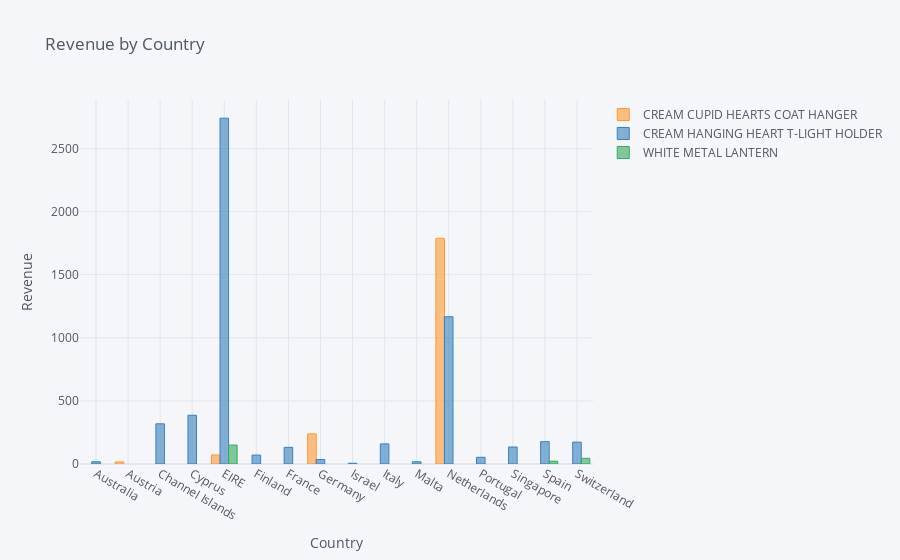

Write notebook code for a chart like this one.
### Code cell
df['Description'].unique()

prod = ['CREAM HANGING HEART T-LIGHT HOLDER', 
            'WHITE METAL LANTERN',
            'CREAM CUPID HEARTS COAT HANGER']

data5 = df.loc[df.Description.isin(prod)]
data5 = data5[data5.Country != 'United Kingdom']

data5 = data5.pivot_table(values = 'Revenue', columns = 'Description',
                      index = 'Country', aggfunc = 'sum')

data5.reset_index(inplace=True)


data5.iplot(kind = 'bar', x = 'Country', title = 'Revenue by Country',
            xTitle = 'Country', yTitle = 'Revenue')

### Figure 1 — Plotly figure (JSON) as saved in the notebook; plotly's stock layout.template omitted (floating-point values rounded to 4 significant figures)
{"data": [{"marker": {"color": "rgba(255, 153, 51, 0.6)", "line": {"color": "rgba(255, 153, 51, 1.0)", "width": 1}}, "name": "CREAM CUPID HEARTS COAT HANGER", "orientation": "v", "text": "", "type": "bar", "x": ["Australia", "Austria", "Channel Islands", "Cyprus", "EIRE", "Finland", "France", "Germany", "Israel", "Italy", "Malta", "Netherlands", "Portugal", "Singapore", "Spain", "Switzerland"], "y": ["", 16.6, "", "", 71.65, "", "", 238.4, "", "", "", 1789, "", "", "", ""]}, {"marker": {"color": "rgba(55, 128, 191, 0.6)", "line": {"color": "rgba(55, 128, 191, 1.0)", "width": 1}}, "name": "CREAM HANGING HEART T-LIGHT HOLDER", "orientation": "v", "text": "", "type": "bar", "x": ["Australia", "Austria", "Channel Islands", "Cyprus", "EIRE", "Finland", "France", "Germany", "Israel", "Italy", "Malta", "Netherlands", "Portugal", "Singapore", "Spain", "Switzerland"], "y": [17.7, "", 318.6, 386.4, 2741.0, 70.8, 131.8, 35.4, 5.9, 159.3, 17.7, 1167, 53.1, 134.7, 177.0, 173.4]}, {"marker": {"color": "rgba(50, 171, 96, 0.6)", "line": {"color": "rgba(50, 171, 96, 1.0)", "width": 1}}, "name": "WHITE METAL LANTERN", "orientation": "v", "text": "", "type": "bar", "x": ["Australia", "Austria", "Channel Islands", "Cyprus", "EIRE", "Finland", "France", "Germany", "Israel", "Italy", "Malta", "Netherlands", "Portugal", "Singapore", "Spain", "Switzerland"], "y": ["", "", "", "", 150, "", "", "", "", "", "", "", "", "", 22.5, 45]}], "layout": {"legend": {"bgcolor": "#F5F6F9", "font": {"color": "#4D5663"}}, "paper_bgcolor": "#F5F6F9", "plot_bgcolor": "#F5F6F9", "title": {"font": {"color": "#4D5663"}, "text": "Revenue by Country"}, "xaxis": {"gridcolor": "#E1E5ED", "showgrid": true, "tickfont": {"color": "#4D5663"}, "title": {"font": {"color": "#4D5663"}, "text": "Country"}, "zerolinecolor": "#E1E5ED"}, "yaxis": {"gridcolor": "#E1E5ED", "showgrid": true, "tickfont": {"color": "#4D5663"}, "title": {"font": {"color": "#4D5663"}, "text": "Revenue"}, "zerolinecolor": "#E1E5ED"}}}
